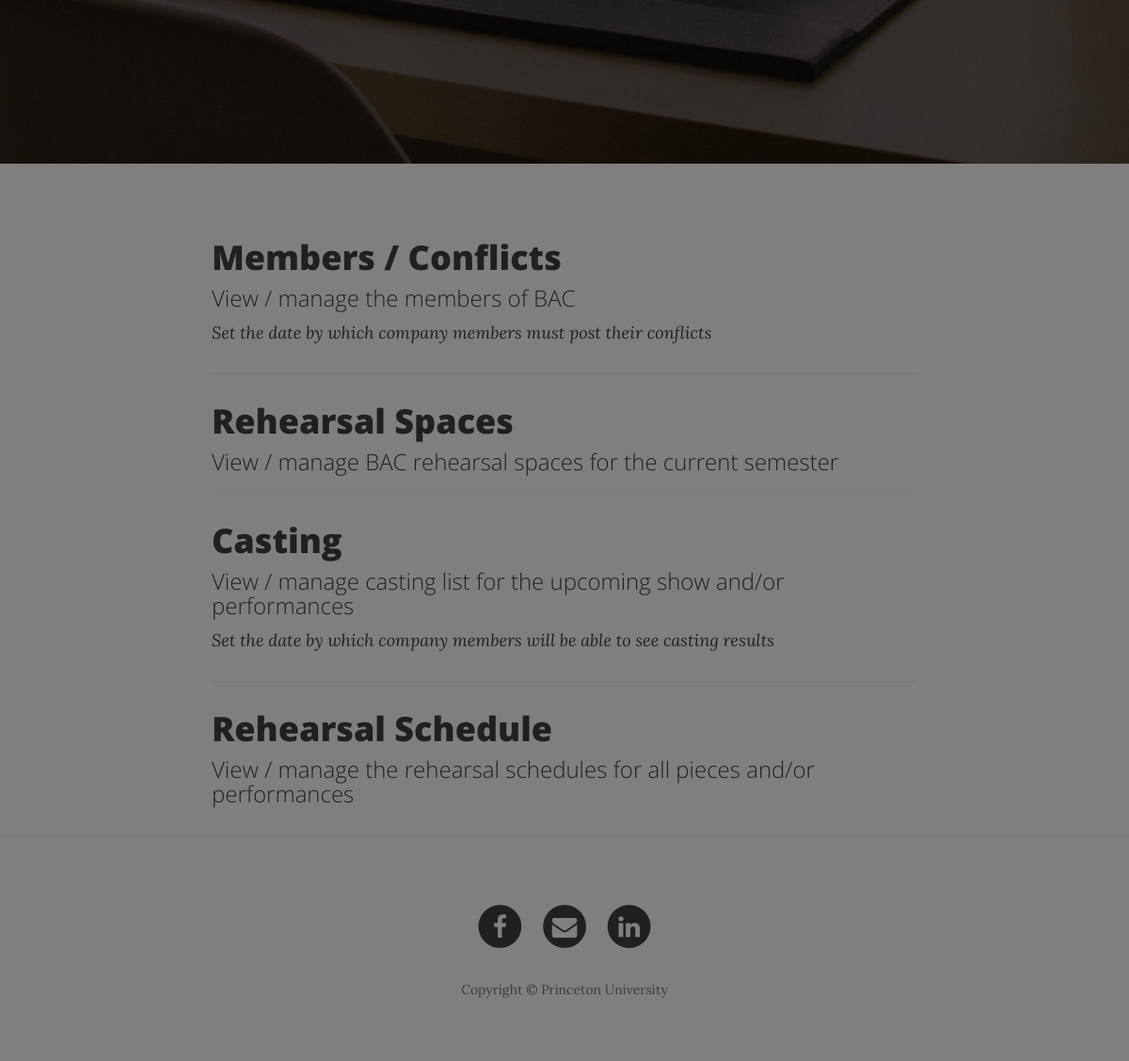
/BAC/sokafor15/ (signed in, lower part), run on an earlier commit of the app's database.
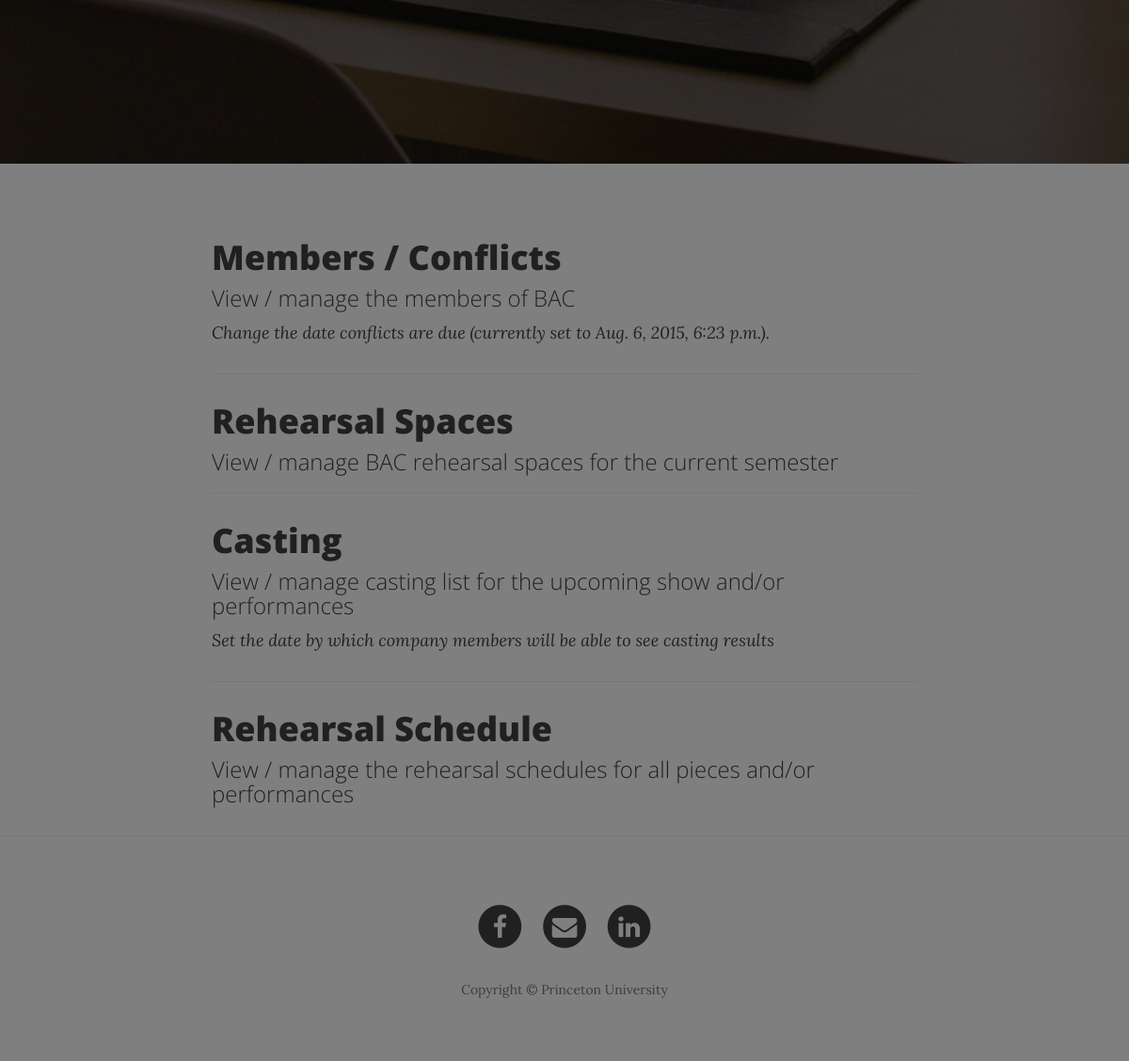
And on a later commit of the database.
### companies/models.py (models this page shows, shortened)
class Company(Group):
    logo = models.ImageField(upload_to='companies')
    short_description = models.CharField(max_length=255)
    has_schedule = models.BooleanField(default=False)
    conflicts_due = models.DateTimeField(blank=True, null=True)
    class Meta:
        ordering = ['name']

### profiles/views.py (the view)
def profile(request, company_name, member_name):
    member = memberAuth(request, company_name, member_name)
    if member:
        company = Company.objects.get(name=company_name)
        if request.method == 'POST':
            form = MemberNameForm(request.POST, instance=member)
            if form.is_valid():
                form.save()
                return redirect('profiles:profile', company_name, member_name,)
        else:
            form = MemberNameForm(instance=member)
        return render(request, 'profiles/hub.html', {'member':member, 'company':company, 'form':form})
    else:
        return HttpResponse('Hello____, You do not have access to this page. Please log into the appropriate company, or sign out here.')

### profiles/functions.py (called while the page is built)
def memberAuth(request, company_name, member_name):
    company = get_object_or_404(Company, name=company_name)
    if request.user.is_authenticated() and member_name == request.user.username:
        if request.user.groups.filter(name=company_name).exists():
            return Member.objects.get(username=member_name)
    return None

### profiles/templates/profiles/hub.html (shortened to what the changed rows need)
{% load staticfiles %}
{% load bootstrap %}
<!DOCTYPE html>
<html lang="en">
<head>
    <link href="//maxcdn.bootstrapcdn.com/bootstrap/3.3.5/css/bootstrap.min.css" rel="stylesheet">
    <link href="{% static 'profiles/css/clean-blog.min.css' %}" rel="stylesheet">
    <link href="{% static 'profiles/css/custom.css' %}" rel="stylesheet">
    <link rel="stylesheet" href="{% static 'profiles/css/bootstrap-datetimepicker.min.css' %}">
    <link href="//maxcdn.bootstrapcdn.com/font-awesome/4.1.0/css/font-awesome.min.css" rel="stylesheet" type="text/css">
</head>
<body>
    <div class="content-wrapper">
        <div class="container">
            <div class="row">
                <div class="col-lg-8 col-lg-offset-2 col-md-10 col-md-offset-1">
                    <div class="post-preview">
                        <a href="{% url 'profiles:members' company.name member.username %}">
                            <h2 class="post-title">
                                Members / Conflicts
                            </h2>
                        </a>
                        <p class="post-meta"><a data-toggle="modal" href="{% url 'profiles:testing' company.name member.username %}" data-target="#conflict_due_modal">
                        {% if company.conflicts_due %}
                        Change the date conflicts are due (currently set to {{ company.conflicts_due }}).
                        {% else %}
                        Set the date by which company members must post their conflicts
                        {% endif %}</a></p>
                    </div>
                    <div class="post-preview">
                        <a href="{% url 'profiles:spaces' company.name member.username %}">
                            <h2 class="post-title">
                                Rehearsal Spaces
                            </h2>
                        </a>
                    </div>
                    <div class="post-preview">
                        <a href="{% url 'profiles:casts' company.name member.username %}">
                            <h2 class="post-title">
                                Casting
                            </h2>
                        </a>
                    </div>
                    <div class="post-preview">
                        <a href="{% url 'profiles:scheduling' company.name member.username %}">
                            <h2 class="post-title">
                                Rehearsal Schedule
                            </h2>
                        </a>
                    </div>
                </div>
            </div>
        </div>
    </div>
</body>
</html>

What changed in the data, as far as the page shows it:
now on this page (row edited): Company: conflicts_due "Aug. 6, 2015, 6:23 p.m."
Also different on the page:
text no longer shown: "Set the date by which company members must post their conflicts"
text now shown: "Change the date conflicts are due (currently set to )."
